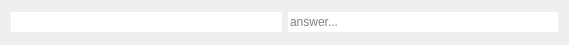
<?xml version="1.0" encoding="UTF-8"?>
<ui version="4.0">
 <class>ListTestWidget</class>
 <widget class="QWidget" name="ListTestWidget">
  <property name="geometry">
   <rect>
    <x>0</x>
    <y>0</y>
    <width>569</width>
    <height>45</height>
   </rect>
  </property>
  <property name="windowTitle">
   <string>Form</string>
  </property>
  <layout class="QHBoxLayout" name="horizontalLayout">
   <item>
    <widget class="QLineEdit" name="fld_question">
     <property name="frame">
      <bool>false</bool>
     </property>
     <property name="readOnly">
      <bool>true</bool>
     </property>
    </widget>
   </item>
   <item>
    <widget class="QLineEdit" name="fld_answer">
     <property name="frame">
      <bool>false</bool>
     </property>
     <property name="placeholderText">
      <string>answer...</string>
     </property>
    </widget>
   </item>
  </layout>
 </widget>
 <resources/>
 <connections/>
</ui>
